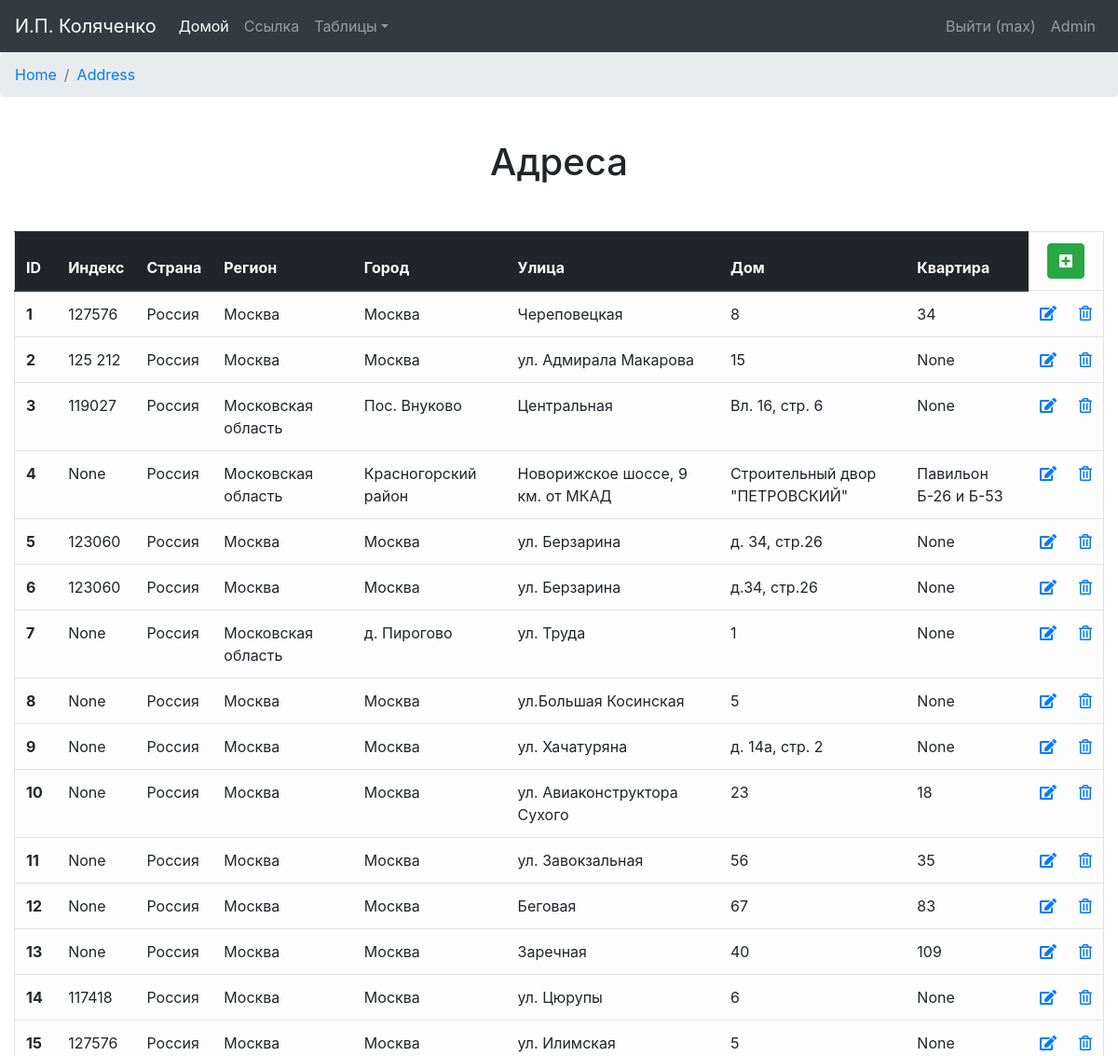
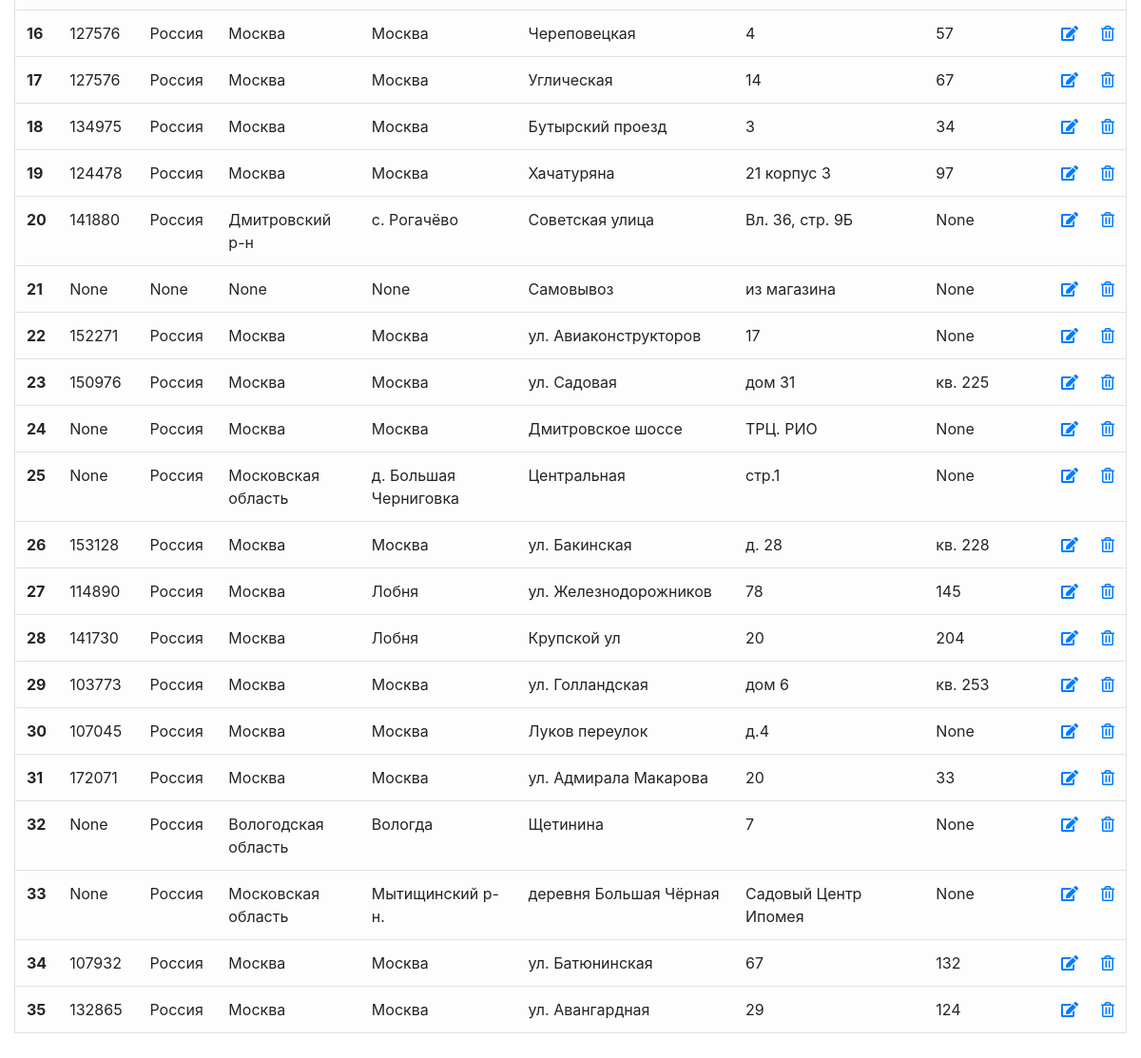
Screenshot of /address (signed in) with the database file from the repository (2 pictures, top to bottom).
### orders/models.py (models this page shows, shortened)
class Address(models.Model):
    address_zip = models.CharField('Индекс', max_length=32, blank=True, null=True, default=None)
    address_country = models.ForeignKey(AddressCountry, blank=True, null=True, default=None)
    address_region = models.ForeignKey(AddressRegion, blank=True, null=True, default=None)
    address_city = models.ForeignKey(AddressCity, blank=True, null=True, default=None)
    address_street = models.CharField('Улица', max_length=64)
    address_house = models.CharField('Дом', max_length=32)
    address_flat = models.CharField('Квартира', max_length=16, blank=True, null=True, default=None)
    used = models.BooleanField('Используется', default=False)
    is_active = models.BooleanField('Активен', default=True)
    created = models.DateTimeField('Создан', auto_now_add=True, auto_now=False)
    updated = models.DateTimeField('Последнее обновление', auto_now_add=False, auto_now=True)
    class Meta:
        verbose_name = 'Адрес'
        verbose_name_plural = 'Адреса'

class AddressCountry(models.Model):
    country_name = models.CharField('Страна', max_length=32, blank=True, null=True, default=None)
    is_active = models.BooleanField('Активен', default=True)
    created = models.DateTimeField('Создан', auto_now_add=True, auto_now=False)
    updated = models.DateTimeField('Последнее обновление', auto_now_add=False, auto_now=True)
    def __str__(self):
        return "%s" % self.country_name
    class Meta:
        verbose_name = 'Страна'
        verbose_name_plural = 'Страны'

class AddressRegion(models.Model):
    region_name = models.CharField('Регион', max_length=32, blank=True, null=True, default=None)
    is_active = models.BooleanField('Активен', default=True)
    created = models.DateTimeField('Создан', auto_now_add=True, auto_now=False)
    updated = models.DateTimeField('Последнее обновление', auto_now_add=False, auto_now=True)
    def __str__(self):
        return "%s" % self.region_name
    class Meta:
        verbose_name = 'Регион'
        verbose_name_plural = 'Регионы'

class AddressCity(models.Model):
    city_name = models.CharField('Город', max_length=32, blank=True, null=True, default=None)
    is_active = models.BooleanField('Активен', default=True)
    created = models.DateTimeField('Создан', auto_now_add=True, auto_now=False)
    updated = models.DateTimeField('Последнее обновление', auto_now_add=False, auto_now=True)
    def __str__(self):
        return "%s" % self.city_name
    class Meta:
        verbose_name = 'Населённый пункт'
        verbose_name_plural = 'Города и населённые пункты'

### orders/views.py (the view)
# urls.py: url(r'^address$', views.address_out, name='address_out'),
@login_required
def address_out(request):
    address_list = Address.objects.filter(is_active=True)
    address_verbose = Address._meta.verbose_name_plural
    return render(request, "Address/address_out.html", locals())

### orders/context_processors.py (called while the page is built)
def getting_username(request):
    username = auth.get_user(request).username
    return locals()

### templates/Address/address_out.html
{% extends 'base.html' %}
{% block content %}
<nav aria-label="breadcrumb">
  <ol class="breadcrumb">
    <li class="breadcrumb-item"><a href="{% url "home_page" %}">Home</a></li>
    <li class="breadcrumb-item active" aria-current="page"><a href="{% url "address_out" %}">Address</a></li>
  </ol>
</nav>
    <div class="container">
        <h1 align="center" class="h1-out">{{ address_verbose }}</h1>
    </div>
    <div class="container-fluid out-container">
        <table class="table table-light border table-hover" align="center">
            <thead class="thead-dark">
            <tr>
                <th>ID</th>
                <th>Индекс</th>
                <th>Страна</th>
                <th>Регион</th>
                <th>Город</th>
                <th>Улица</th>
                <th>Дом</th>
                <th>Квартира</th>
                <td colspan="2" align="center">
                    <form action="{% url "address_add" %}">
                        <button type="submit" class="btn btn-success" title="Добавить"><i
                                class="fas fa-plus-square"></i></button>
                    </form>
                </td>
            </tr>
            </thead>
            {% for address in address_list %}
                <tr>
                    <th>{{ address.id }}</th>
                    <td>{{ address.address_zip }}</td>
                    <td>{{ address.address_country }}</td>
                    <td>{{ address.address_region }}</td>
                    <td>{{ address.address_city }}</td>
                    <td>{{ address.address_street }}</td>
                    <td>{{ address.address_house }}</td>
                    <td>{{ address.address_flat }}</td>
                    <td align="center"><a href="{% url "address_edit" address.id %}"><i class="fas fa-edit"
                                                                                        title="Изменить"></i></a>
                    </td>
                    <td><a href="{% url "address_delete" address.id %}"><i class="far fa-trash-alt" title="Удалить"></i></a></td>
                </tr>
            {% endfor %}
        </table>
    </div>
{% endblock %}

### templates/navbar.html (shortened to what this page needs)
{% load static %}
<nav class="navbar navbar-expand-lg navbar-dark bg-dark">
    <a class="navbar-brand" href="{% url "home_page" %}">И.П. Коляченко</a>
    <div class="collapse navbar-collapse" id="navbarsExample05">
        <ul class="navbar-nav mr-auto">
            <li class="nav-item active">
                <a class="nav-link" href="{% url "home_page" %}">Домой <span class="sr-only">(current)</span></a>
            </li>
            <li class="nav-item">
                <a class="nav-link" href="#">Ссылка</a>
            </li>
            <li class="nav-item dropdown">
                <a class="nav-link dropdown-toggle" href="http://example.com" id="dropdown05" data-toggle="dropdown"
                   aria-haspopup="true" aria-expanded="false">Таблицы</a>
            </li>
        </ul>
        <form class="form-inline my-2 my-md-0">
            <ul class="nav navbar-nav navbar-right">
                {% if username %}
                    <li class="nav-item nav-top-item">
                        <a class="nav-link nav-top-link" href="{% url "logout" %}">
                            Выйти ({{ username }})</a>
                    </li>
                    <li class="nav-item nav-top-item">
                        <a class="nav-link nav-top-link" href="admin/">
                            Admin</a>
                    </li>
                {% else %}
                    <li class="nav-item nav-top-item">
                        <a class="nav-link nav-top-link" href="{% url "login" %}">
                            <i class="fa fa-sign-in" aria-hidden="true"></i> Войти</a>
                    </li>
                {% endif %}
            </ul>
        </form>
    </div>
</nav>

### static/static_dev/css/main.css (style rules this page uses)
.out-container { padding-top: 5px; padding-bottom: 10px; }
.h1-out { padding-top: 30px; padding-bottom: 30px; }

### static/static_dev/css/base.css (style rules this page uses)
html, body { height: 100%; max-height: 100%; }
h1 { margin-top: 15px; margin-bottom: 15px; text-align: center; }

### rows the page displays
Address: id "1", address_zip "127576", address_country "Россия", address_region "Москва", address_city "Москва", address_street "Череповецкая", address_house "8", address_flat "34"
Address: id "2", address_zip "125 212", address_country "Россия", address_region "Москва", address_city "Москва", address_street "ул. Адмирала Макарова", address_house "15", address_flat "None"
Address: id "3", address_zip "119027", address_country "Россия", address_region "Московская область", address_city "Пос. Внуково", address_street "Центральная", address_house "Вл. 16, стр. 6", address_flat "None"
Address: id "4", address_zip "None", address_country "Россия", address_region "Московская область", address_city "Красногорский район", address_street "Новорижское шоссе, 9 км. от МКАД", address_house "Строительный двор \"ПЕТРОВСКИЙ\"", address_flat "Павильон Б-26 и Б-53"
Address: id "5", address_zip "123060", address_country "Россия", address_region "Москва", address_city "Москва", address_street "ул. Берзарина", address_house "д. 34, стр.26", address_flat "None"
Address: id "6", address_zip "123060", address_country "Россия", address_region "Москва", address_city "Москва", address_street "ул. Берзарина", address_house "д.34, стр.26", address_flat "None"
Address: id "7", address_zip "None", address_country "Россия", address_region "Московская область", address_city "д. Пирогово", address_street "ул. Труда", address_house "1", address_flat "None"
Address: id "8", address_zip "None", address_country "Россия", address_region "Москва", address_city "Москва", address_street "ул.Большая Косинская", address_house "5", address_flat "None"
Address: id "9", address_zip "None", address_country "Россия", address_region "Москва", address_city "Москва", address_street "ул. Хачатуряна", address_house "д. 14а, стр. 2", address_flat "None"
Address: id "10", address_zip "None", address_country "Россия", address_region "Москва", address_city "Москва", address_street "ул. Авиаконструктора Сухого", address_house "23", address_flat "18"
Address: id "11", address_zip "None", address_country "Россия", address_region "Москва", address_city "Москва", address_street "ул. Завокзальная", address_house "56", address_flat "35"
Address: id "12", address_zip "None", address_country "Россия", address_region "Москва", address_city "Москва", address_street "Беговая", address_house "67", address_flat "83"
Address: id "13", address_zip "None", address_country "Россия", address_region "Москва", address_city "Москва", address_street "Заречная", address_house "40", address_flat "109"
Address: id "14", address_zip "117418", address_country "Россия", address_region "Москва", address_city "Москва", address_street "ул. Цюрупы", address_house "6", address_flat "None"
Address: id "15", address_zip "127576", address_country "Россия", address_region "Москва", address_city "Москва", address_street "ул. Илимская", address_house "5", address_flat "None"
Address: id "16", address_zip "127576", address_country "Россия", address_region "Москва", address_city "Москва", address_street "Череповецкая", address_house "4", address_flat "57"
Address: id "17", address_zip "127576", address_country "Россия", address_region "Москва", address_city "Москва", address_street "Углическая", address_house "14", address_flat "67"
Address: id "18", address_zip "134975", address_country "Россия", address_region "Москва", address_city "Москва", address_street "Бутырский проезд", address_house "3", address_flat "34"
Address: id "19", address_zip "124478", address_country "Россия", address_region "Москва", address_city "Москва", address_street "Хачатуряна", address_house "21 корпус 3", address_flat "97"
Address: id "20", address_zip "141880", address_country "Россия", address_region "Дмитровский р-н", address_city "с. Рогачёво", address_street "Советская улица", address_house "Вл. 36, стр. 9Б", address_flat "None"
Address: id "21", address_zip "None", address_country "None", address_region "None", address_city "None", address_street "Самовывоз", address_house "из магазина", address_flat "None"
Address: id "22", address_zip "152271", address_country "Россия", address_region "Москва", address_city "Москва", address_street "ул. Авиаконструкторов", address_house "17", address_flat "None"
Address: id "23", address_zip "150976", address_country "Россия", address_region "Москва", address_city "Москва", address_street "ул. Садовая", address_house "дом 31", address_flat "кв. 225"
Address: id "24", address_zip "None", address_country "Россия", address_region "Москва", address_city "Москва", address_street "Дмитровское шоссе", address_house "ТРЦ. РИО", address_flat "None"
Address: id "25", address_zip "None", address_country "Россия", address_region "Московская область", address_city "д. Большая Черниговка", address_street "Центральная", address_house "стр.1", address_flat "None"
Address: id "26", address_zip "153128", address_country "Россия", address_region "Москва", address_city "Москва", address_street "ул. Бакинская", address_house "д. 28", address_flat "кв. 228"
Address: id "27", address_zip "114890", address_country "Россия", address_region "Москва", address_city "Лобня", address_street "ул. Железнодорожников", address_house "78", address_flat "145"
Address: id "28", address_zip "141730", address_country "Россия", address_region "Москва", address_city "Лобня", address_street "Крупской ул", address_house "20", address_flat "204"
Address: id "29", address_zip "103773", address_country "Россия", address_region "Москва", address_city "Москва", address_street "ул. Голландская", address_house "дом 6", address_flat "кв. 253"
Address: id "30", address_zip "107045", address_country "Россия", address_region "Москва", address_city "Москва", address_street "Луков переулок", address_house "д.4", address_flat "None"
Address: id "31", address_zip "172071", address_country "Россия", address_region "Москва", address_city "Москва", address_street "ул. Адмирала Макарова", address_house "20", address_flat "33"
Address: id "32", address_zip "None", address_country "Россия", address_region "Вологодская область", address_city "Вологда", address_street "Щетинина", address_house "7", address_flat "None"
Address: id "33", address_zip "None", address_country "Россия", address_region "Московская область", address_city "Мытищинский р-н.", address_street "деревня Большая Чёрная", address_house "Садовый Центр Ипомея", address_flat "None"
Address: id "34", address_zip "107932", address_country "Россия", address_region "Москва", address_city "Москва", address_street "ул. Батюнинская", address_house "67", address_flat "132"
Address: id "35", address_zip "132865", address_country "Россия", address_region "Москва", address_city "Москва", address_street "ул. Авангардная", address_house "29", address_flat "124"

### other values shown
{{ username }} "max"
{{ address_verbose }} "Адреса"
